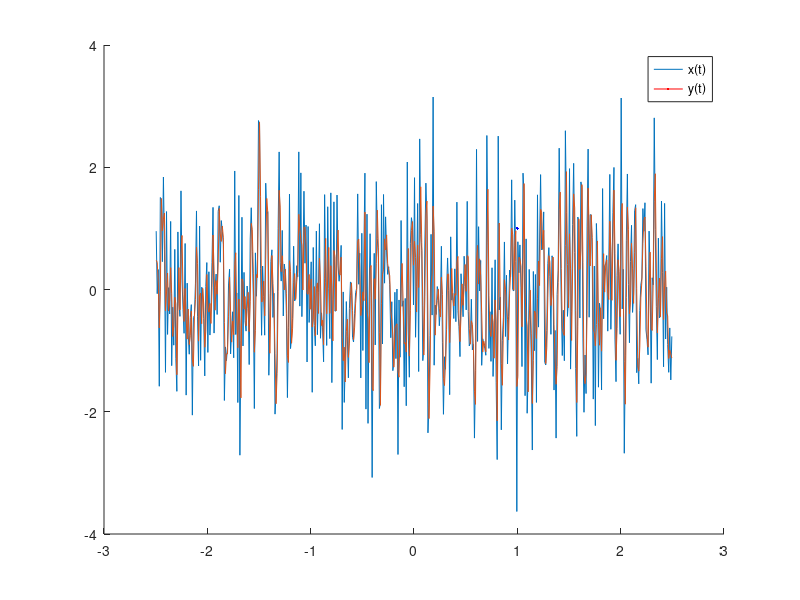

MATLAB code for this plot:
clear; 
% Define Sample Counts
N_samples = 500;

% Generate White Noise
white_noise = wgn(1,N_samples,1);

% Name the noise as x
x = white_noise;

% Define time space
t = -((N_samples-1)/100/2):0.01:+((N_samples-1)/100/2);

% Generate y
for i=1:length(x)
    try
        y(i) = 0.5*(x(i) + x(i-1));
    catch
        y(i) = 0.5*(x(i) + 0);
    end
end

% Plots
hold on
plot(t, x, LineWidth=1, Color='red')
plot(t, y, LineWidth=1, Color='blue')
legend('x(t)', 'y(t)')

